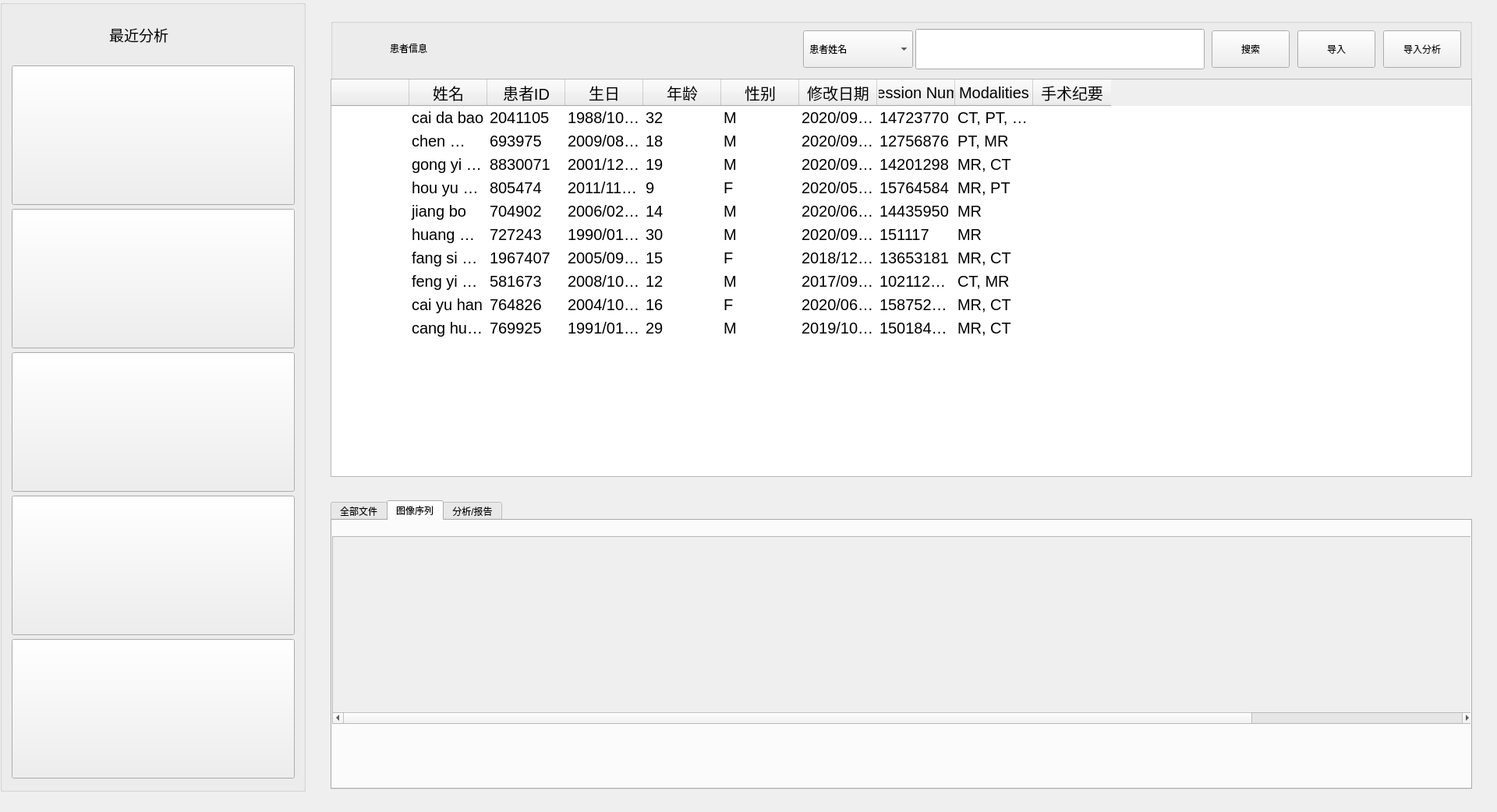
<?xml version="1.0" encoding="UTF-8"?>
<ui version="4.0">
 <class>patientMange</class>
 <widget class="QWidget" name="patientMange">
  <property name="geometry">
   <rect>
    <x>0</x>
    <y>0</y>
    <width>1920</width>
    <height>1042</height>
   </rect>
  </property>
  <property name="minimumSize">
   <size>
    <width>0</width>
    <height>0</height>
   </size>
  </property>
  <property name="windowTitle">
   <string>QmitkTemplate</string>
  </property>
  <widget class="QGroupBox" name="groupBox">
   <property name="geometry">
    <rect>
     <x>0</x>
     <y>0</y>
     <width>392</width>
     <height>1016</height>
    </rect>
   </property>
   <property name="title">
    <string/>
   </property>
   <widget class="QLabel" name="label">
    <property name="geometry">
     <rect>
      <x>140</x>
      <y>29</y>
      <width>141</width>
      <height>31</height>
     </rect>
    </property>
    <property name="font">
     <font>
      <family>Arial</family>
      <pointsize>14</pointsize>
      <weight>50</weight>
      <bold>false</bold>
     </font>
    </property>
    <property name="text">
     <string>最近分析</string>
    </property>
   </widget>
   <widget class="QPushButton" name="pushButton0">
    <property name="geometry">
     <rect>
      <x>15</x>
      <y>84</y>
      <width>363</width>
      <height>179</height>
     </rect>
    </property>
    <property name="toolTip">
     <string>&lt;html&gt;&lt;head/&gt;&lt;body&gt;&lt;p&gt;&lt;span style=&quot; font-size:14pt; color:#55ff00;&quot;&gt;双击可以打开最近分析&lt;/span&gt;&lt;/p&gt;&lt;/body&gt;&lt;/html&gt;</string>
    </property>
    <property name="statusTip">
     <string>双击可以打开最近</string>
    </property>
    <property name="styleSheet">
     <string notr="true"/>
    </property>
    <property name="text">
     <string/>
    </property>
   </widget>
   <widget class="QPushButton" name="pushButton1">
    <property name="geometry">
     <rect>
      <x>15</x>
      <y>268</y>
      <width>363</width>
      <height>179</height>
     </rect>
    </property>
    <property name="toolTip">
     <string>&lt;html&gt;&lt;head/&gt;&lt;body&gt;&lt;p&gt;&lt;span style=&quot; font-size:14pt; color:#55ff00;&quot;&gt;双击可以打开最近分析&lt;/span&gt;&lt;/p&gt;&lt;/body&gt;&lt;/html&gt;</string>
    </property>
    <property name="statusTip">
     <string>双击可以打开最近</string>
    </property>
    <property name="text">
     <string/>
    </property>
   </widget>
   <widget class="QPushButton" name="pushButton2">
    <property name="geometry">
     <rect>
      <x>15</x>
      <y>452</y>
      <width>363</width>
      <height>179</height>
     </rect>
    </property>
    <property name="toolTip">
     <string>&lt;html&gt;&lt;head/&gt;&lt;body&gt;&lt;p&gt;&lt;span style=&quot; font-size:14pt; color:#55ff00;&quot;&gt;双击可以打开最近分析&lt;/span&gt;&lt;/p&gt;&lt;/body&gt;&lt;/html&gt;</string>
    </property>
    <property name="statusTip">
     <string>双击可以打开最近</string>
    </property>
    <property name="text">
     <string/>
    </property>
   </widget>
   <widget class="QPushButton" name="pushButton3">
    <property name="geometry">
     <rect>
      <x>15</x>
      <y>636</y>
      <width>363</width>
      <height>179</height>
     </rect>
    </property>
    <property name="toolTip">
     <string>&lt;html&gt;&lt;head/&gt;&lt;body&gt;&lt;p&gt;&lt;span style=&quot; font-size:14pt; color:#55ff00;&quot;&gt;双击可以打开最近分析&lt;/span&gt;&lt;/p&gt;&lt;/body&gt;&lt;/html&gt;</string>
    </property>
    <property name="statusTip">
     <string>双击可以打开最近</string>
    </property>
    <property name="text">
     <string/>
    </property>
   </widget>
   <widget class="QPushButton" name="pushButton4">
    <property name="geometry">
     <rect>
      <x>15</x>
      <y>820</y>
      <width>363</width>
      <height>179</height>
     </rect>
    </property>
    <property name="toolTip">
     <string>&lt;html&gt;&lt;head/&gt;&lt;body&gt;&lt;p&gt;&lt;span style=&quot; font-size:14pt; color:#55ff00;&quot;&gt;双击可以打开最近分析&lt;/span&gt;&lt;/p&gt;&lt;/body&gt;&lt;/html&gt;</string>
    </property>
    <property name="statusTip">
     <string>双击可以打开最近</string>
    </property>
    <property name="text">
     <string/>
    </property>
   </widget>
  </widget>
  <widget class="QGroupBox" name="groupBox_2">
   <property name="geometry">
    <rect>
     <x>424</x>
     <y>24</y>
     <width>1464</width>
     <height>588</height>
    </rect>
   </property>
   <property name="title">
    <string/>
   </property>
   <widget class="QTableWidget" name="tableWidget">
    <property name="geometry">
     <rect>
      <x>0</x>
      <y>77</y>
      <width>1464</width>
      <height>511</height>
     </rect>
    </property>
    <property name="font">
     <font>
      <pointsize>15</pointsize>
     </font>
    </property>
    <property name="focusPolicy">
     <enum>Qt::NoFocus</enum>
    </property>
    <property name="contextMenuPolicy">
     <enum>Qt::DefaultContextMenu</enum>
    </property>
    <property name="horizontalScrollBarPolicy">
     <enum>Qt::ScrollBarAsNeeded</enum>
    </property>
    <property name="selectionMode">
     <enum>QAbstractItemView::SingleSelection</enum>
    </property>
    <property name="selectionBehavior">
     <enum>QAbstractItemView::SelectRows</enum>
    </property>
    <property name="showGrid">
     <bool>false</bool>
    </property>
    <property name="gridStyle">
     <enum>Qt::SolidLine</enum>
    </property>
    <attribute name="horizontalHeaderMinimumSectionSize">
     <number>37</number>
    </attribute>
    <attribute name="horizontalHeaderHighlightSections">
     <bool>false</bool>
    </attribute>
    <attribute name="verticalHeaderVisible">
     <bool>false</bool>
    </attribute>
    <row>
     <property name="text">
      <string/>
     </property>
    </row>
    <row>
     <property name="text">
      <string/>
     </property>
    </row>
    <row>
     <property name="text">
      <string/>
     </property>
    </row>
    <row>
     <property name="text">
      <string/>
     </property>
    </row>
    <row>
     <property name="text">
      <string/>
     </property>
    </row>
    <row>
     <property name="text">
      <string/>
     </property>
    </row>
    <row>
     <property name="text">
      <string/>
     </property>
    </row>
    <row>
     <property name="text">
      <string/>
     </property>
    </row>
    <row>
     <property name="text">
      <string/>
     </property>
    </row>
    <row>
     <property name="text">
      <string/>
     </property>
    </row>
    <column>
     <property name="text">
      <string/>
     </property>
    </column>
    <column>
     <property name="text">
      <string>姓名</string>
     </property>
    </column>
    <column>
     <property name="text">
      <string>患者ID</string>
     </property>
    </column>
    <column>
     <property name="text">
      <string>生日</string>
     </property>
    </column>
    <column>
     <property name="text">
      <string>年龄</string>
     </property>
    </column>
    <column>
     <property name="text">
      <string>性别</string>
     </property>
    </column>
    <column>
     <property name="text">
      <string>修改日期</string>
     </property>
    </column>
    <column>
     <property name="text">
      <string>Accession Number</string>
     </property>
    </column>
    <column>
     <property name="text">
      <string>Modalities</string>
     </property>
    </column>
    <column>
     <property name="text">
      <string>手术纪要</string>
     </property>
    </column>
    <item row="0" column="1">
     <property name="text">
      <string>cai da bao</string>
     </property>
     <property name="font">
      <font>
       <pointsize>15</pointsize>
      </font>
     </property>
    </item>
    <item row="0" column="2">
     <property name="text">
      <string>2041105</string>
     </property>
    </item>
    <item row="0" column="3">
     <property name="text">
      <string>1988/10/02</string>
     </property>
    </item>
    <item row="0" column="4">
     <property name="text">
      <string>32</string>
     </property>
    </item>
    <item row="0" column="5">
     <property name="text">
      <string>M</string>
     </property>
    </item>
    <item row="0" column="6">
     <property name="text">
      <string>2020/09/21</string>
     </property>
    </item>
    <item row="0" column="7">
     <property name="text">
      <string>14723770</string>
     </property>
    </item>
    <item row="0" column="8">
     <property name="text">
      <string>CT, PT, MR</string>
     </property>
    </item>
    <item row="0" column="9">
     <property name="text">
      <string/>
     </property>
    </item>
    <item row="1" column="1">
     <property name="text">
      <string>chen chang dou</string>
     </property>
     <property name="font">
      <font>
       <pointsize>15</pointsize>
      </font>
     </property>
    </item>
    <item row="1" column="2">
     <property name="text">
      <string>693975</string>
     </property>
    </item>
    <item row="1" column="3">
     <property name="text">
      <string>2009/08/18</string>
     </property>
    </item>
    <item row="1" column="4">
     <property name="text">
      <string>18</string>
     </property>
    </item>
    <item row="1" column="5">
     <property name="text">
      <string>M</string>
     </property>
    </item>
    <item row="1" column="6">
     <property name="text">
      <string>2020/09/11</string>
     </property>
    </item>
    <item row="1" column="7">
     <property name="text">
      <string>12756876</string>
     </property>
    </item>
    <item row="1" column="8">
     <property name="text">
      <string>PT, MR</string>
     </property>
    </item>
    <item row="1" column="9">
     <property name="text">
      <string/>
     </property>
    </item>
    <item row="2" column="1">
     <property name="text">
      <string>gong yi ning</string>
     </property>
     <property name="font">
      <font>
       <pointsize>15</pointsize>
      </font>
     </property>
    </item>
    <item row="2" column="2">
     <property name="text">
      <string>8830071</string>
     </property>
    </item>
    <item row="2" column="3">
     <property name="text">
      <string>2001/12/01</string>
     </property>
    </item>
    <item row="2" column="4">
     <property name="text">
      <string>19</string>
     </property>
    </item>
    <item row="2" column="5">
     <property name="text">
      <string>M</string>
     </property>
    </item>
    <item row="2" column="6">
     <property name="text">
      <string>2020/09/10</string>
     </property>
    </item>
    <item row="2" column="7">
     <property name="text">
      <string>14201298</string>
     </property>
    </item>
    <item row="2" column="8">
     <property name="text">
      <string>MR, CT</string>
     </property>
    </item>
    <item row="2" column="9">
     <property name="text">
      <string/>
     </property>
    </item>
    <item row="3" column="1">
     <property name="text">
      <string>hou yu xuan</string>
     </property>
    </item>
    <item row="3" column="2">
     <property name="text">
      <string>805474</string>
     </property>
    </item>
    <item row="3" column="3">
     <property name="text">
      <string>2011/11/22</string>
     </property>
    </item>
    <item row="3" column="4">
     <property name="text">
      <string>9</string>
     </property>
    </item>
    <item row="3" column="5">
     <property name="text">
      <string>F</string>
     </property>
    </item>
    <item row="3" column="6">
     <property name="text">
      <string>2020/05/22</string>
     </property>
    </item>
    <item row="3" column="7">
     <property name="text">
      <string>15764584</string>
     </property>
    </item>
    <item row="3" column="8">
     <property name="text">
      <string>MR, PT</string>
     </property>
    </item>
    <item row="3" column="9">
     <property name="text">
      <string/>
     </property>
    </item>
    <item row="4" column="1">
     <property name="text">
      <string>jiang bo</string>
     </property>
    </item>
    <item row="4" column="2">
     <property name="text">
      <string>704902</string>
     </property>
    </item>
    <item row="4" column="3">
     <property name="text">
      <string>2006/02/25</string>
     </property>
    </item>
    <item row="4" column="4">
     <property name="text">
      <string>14</string>
     </property>
    </item>
    <item row="4" column="5">
     <property name="text">
      <string>M</string>
     </property>
    </item>
    <item row="4" column="6">
     <property name="text">
      <string>2020/06/26</string>
     </property>
    </item>
    <item row="4" column="7">
     <property name="text">
      <string>14435950</string>
     </property>
    </item>
    <item row="4" column="8">
     <property name="text">
      <string>MR</string>
     </property>
    </item>
    <item row="4" column="9">
     <property name="text">
      <string/>
     </property>
    </item>
    <item row="5" column="1">
     <property name="text">
      <string>huang chang ning</string>
     </property>
    </item>
    <item row="5" column="2">
     <property name="text">
      <string>727243</string>
     </property>
    </item>
    <item row="5" column="3">
     <property name="text">
      <string>1990/01/19</string>
     </property>
    </item>
    <item row="5" column="4">
     <property name="text">
      <string>30</string>
     </property>
    </item>
    <item row="5" column="5">
     <property name="text">
      <string>M</string>
     </property>
    </item>
    <item row="5" column="6">
     <property name="text">
      <string>2020/09/02</string>
     </property>
    </item>
    <item row="5" column="7">
     <property name="text">
      <string>151117</string>
     </property>
    </item>
    <item row="5" column="8">
     <property name="text">
      <string>MR</string>
     </property>
    </item>
    <item row="5" column="9">
     <property name="text">
      <string/>
     </property>
    </item>
    <item row="6" column="1">
     <property name="text">
      <string>fang si zhe</string>
     </property>
    </item>
    <item row="6" column="2">
     <property name="text">
      <string>1967407</string>
     </property>
    </item>
    <item row="6" column="3">
     <property name="text">
      <string>2005/09/05</string>
     </property>
    </item>
    <item row="6" column="4">
     <property name="text">
      <string>15</string>
     </property>
    </item>
    <item row="6" column="5">
     <property name="text">
      <string>F</string>
     </property>
    </item>
    <item row="6" column="6">
     <property name="text">
      <string>2018/12/20</string>
     </property>
    </item>
    <item row="6" column="7">
     <property name="text">
      <string>13653181</string>
     </property>
    </item>
    <item row="6" column="8">
     <property name="text">
      <string>MR, CT</string>
     </property>
    </item>
    <item row="6" column="9">
     <property name="text">
      <string/>
     </property>
    </item>
    <item row="7" column="1">
     <property name="text">
      <string>feng yi chen</string>
     </property>
    </item>
    <item row="7" column="2">
     <property name="text">
      <string>581673</string>
     </property>
    </item>
    <item row="7" column="3">
     <property name="text">
      <string>2008/10/15</string>
     </property>
    </item>
    <item row="7" column="4">
     <property name="text">
      <string>12</string>
     </property>
    </item>
    <item row="7" column="5">
     <property name="text">
      <string>M</string>
     </property>
    </item>
    <item row="7" column="6">
     <property name="text">
      <string>2017/09/02</string>
     </property>
    </item>
    <item row="7" column="7">
     <property name="text">
      <string>102112890, 10953345</string>
     </property>
    </item>
    <item row="7" column="8">
     <property name="text">
      <string>CT, MR</string>
     </property>
    </item>
    <item row="7" column="9">
     <property name="text">
      <string/>
     </property>
    </item>
    <item row="8" column="1">
     <property name="text">
      <string>cai yu han</string>
     </property>
    </item>
    <item row="8" column="2">
     <property name="text">
      <string>764826</string>
     </property>
    </item>
    <item row="8" column="3">
     <property name="text">
      <string>2004/10/17</string>
     </property>
    </item>
    <item row="8" column="4">
     <property name="text">
      <string>16</string>
     </property>
    </item>
    <item row="8" column="5">
     <property name="text">
      <string>F</string>
     </property>
    </item>
    <item row="8" column="6">
     <property name="text">
      <string>2020/06/22</string>
     </property>
    </item>
    <item row="8" column="7">
     <property name="text">
      <string>15875219, 15269729, 15911199</string>
     </property>
    </item>
    <item row="8" column="8">
     <property name="text">
      <string>MR, CT</string>
     </property>
    </item>
    <item row="8" column="9">
     <property name="text">
      <string/>
     </property>
    </item>
    <item row="9" column="1">
     <property name="text">
      <string>cang hui dong</string>
     </property>
    </item>
    <item row="9" column="2">
     <property name="text">
      <string>769925</string>
     </property>
    </item>
    <item row="9" column="3">
     <property name="text">
      <string>1991/01/22</string>
     </property>
    </item>
    <item row="9" column="4">
     <property name="text">
      <string>29</string>
     </property>
    </item>
    <item row="9" column="5">
     <property name="text">
      <string>M</string>
     </property>
    </item>
    <item row="9" column="6">
     <property name="text">
      <string>2019/10/25</string>
     </property>
    </item>
    <item row="9" column="7">
     <property name="text">
      <string>15018457, 14838497, 15088269</string>
     </property>
    </item>
    <item row="9" column="8">
     <property name="text">
      <string>MR, CT</string>
     </property>
    </item>
    <item row="9" column="9">
     <property name="text">
      <string/>
     </property>
    </item>
   </widget>
   <widget class="QToolButton" name="btnSearch">
    <property name="geometry">
     <rect>
      <x>1130</x>
      <y>15</y>
      <width>100</width>
      <height>48</height>
     </rect>
    </property>
    <property name="text">
     <string>搜索</string>
    </property>
   </widget>
   <widget class="QLineEdit" name="lineEdit_search">
    <property name="geometry">
     <rect>
      <x>750</x>
      <y>13</y>
      <width>371</width>
      <height>52</height>
     </rect>
    </property>
    <property name="text">
     <string/>
    </property>
   </widget>
   <widget class="QComboBox" name="comboBox">
    <property name="geometry">
     <rect>
      <x>606</x>
      <y>15</y>
      <width>141</width>
      <height>48</height>
     </rect>
    </property>
    <item>
     <property name="text">
      <string> 患者姓名</string>
     </property>
    </item>
    <item>
     <property name="text">
      <string> 患者ID</string>
     </property>
    </item>
    <item>
     <property name="text">
      <string> 模糊搜索</string>
     </property>
    </item>
   </widget>
   <widget class="QLabel" name="lblSymbol">
    <property name="geometry">
     <rect>
      <x>20</x>
      <y>20</y>
      <width>37</width>
      <height>37</height>
     </rect>
    </property>
    <property name="text">
     <string/>
    </property>
   </widget>
   <widget class="QLabel" name="label_2">
    <property name="geometry">
     <rect>
      <x>76</x>
      <y>23</y>
      <width>120</width>
      <height>30</height>
     </rect>
    </property>
    <property name="text">
     <string>患者信息</string>
    </property>
   </widget>
   <widget class="QToolButton" name="btnLoad">
    <property name="geometry">
     <rect>
      <x>1240</x>
      <y>15</y>
      <width>100</width>
      <height>48</height>
     </rect>
    </property>
    <property name="text">
     <string>导入</string>
    </property>
   </widget>
   <widget class="QToolButton" name="btnLoadMITK">
    <property name="geometry">
     <rect>
      <x>1350</x>
      <y>15</y>
      <width>100</width>
      <height>48</height>
     </rect>
    </property>
    <property name="text">
     <string>导入分析</string>
    </property>
   </widget>
  </widget>
  <widget class="QTabWidget" name="tabWidget">
   <property name="geometry">
    <rect>
     <x>424</x>
     <y>642</y>
     <width>1464</width>
     <height>371</height>
    </rect>
   </property>
   <property name="minimumSize">
    <size>
     <width>0</width>
     <height>371</height>
    </size>
   </property>
   <property name="maximumSize">
    <size>
     <width>16777215</width>
     <height>371</height>
    </size>
   </property>
   <property name="currentIndex">
    <number>1</number>
   </property>
   <widget class="QWidget" name="tab">
    <attribute name="title">
     <string>全部文件</string>
    </attribute>
    <widget class="QScrollArea" name="scrollArea_3">
     <property name="geometry">
      <rect>
       <x>0</x>
       <y>20</y>
       <width>1461</width>
       <height>241</height>
      </rect>
     </property>
     <property name="verticalScrollBarPolicy">
      <enum>Qt::ScrollBarAlwaysOff</enum>
     </property>
     <property name="sizeAdjustPolicy">
      <enum>QAbstractScrollArea::AdjustToContents</enum>
     </property>
     <property name="widgetResizable">
      <bool>true</bool>
     </property>
     <property name="alignment">
      <set>Qt::AlignLeading|Qt::AlignLeft|Qt::AlignVCenter</set>
     </property>
     <widget class="QWidget" name="scrollAreaWidgetContents_3">
      <property name="geometry">
       <rect>
        <x>0</x>
        <y>0</y>
        <width>2000</width>
        <height>222</height>
       </rect>
      </property>
      <property name="minimumSize">
       <size>
        <width>2000</width>
        <height>0</height>
       </size>
      </property>
     </widget>
    </widget>
   </widget>
   <widget class="QWidget" name="widget">
    <attribute name="title">
     <string>图像序列</string>
    </attribute>
    <widget class="QScrollArea" name="scrollArea_2">
     <property name="geometry">
      <rect>
       <x>0</x>
       <y>20</y>
       <width>1464</width>
       <height>241</height>
      </rect>
     </property>
     <property name="widgetResizable">
      <bool>true</bool>
     </property>
     <widget class="QWidget" name="scrollAreaWidgetContents_2">
      <property name="geometry">
       <rect>
        <x>0</x>
        <y>0</y>
        <width>1800</width>
        <height>222</height>
       </rect>
      </property>
      <property name="minimumSize">
       <size>
        <width>1800</width>
        <height>0</height>
       </size>
      </property>
     </widget>
    </widget>
   </widget>
   <widget class="QWidget" name="tab_3">
    <attribute name="title">
     <string>分析/报告</string>
    </attribute>
    <widget class="QScrollArea" name="scrollArea">
     <property name="geometry">
      <rect>
       <x>0</x>
       <y>20</y>
       <width>1464</width>
       <height>241</height>
      </rect>
     </property>
     <property name="widgetResizable">
      <bool>true</bool>
     </property>
     <widget class="QWidget" name="scrollAreaWidgetContents">
      <property name="geometry">
       <rect>
        <x>0</x>
        <y>0</y>
        <width>1800</width>
        <height>222</height>
       </rect>
      </property>
      <property name="minimumSize">
       <size>
        <width>1800</width>
        <height>0</height>
       </size>
      </property>
     </widget>
    </widget>
   </widget>
  </widget>
 </widget>
 <layoutdefault spacing="6" margin="11"/>
 <resources/>
 <connections/>
</ui>
